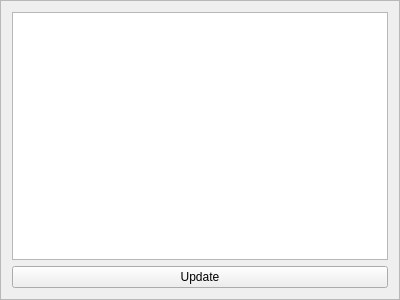
<?xml version="1.0" encoding="UTF-8"?>
<ui version="4.0">
 <class>HistogramList</class>
 <widget class="QFrame" name="HistogramList">
  <property name="geometry">
   <rect>
    <x>0</x>
    <y>0</y>
    <width>400</width>
    <height>300</height>
   </rect>
  </property>
  <property name="windowTitle">
   <string>Frame</string>
  </property>
  <property name="frameShape">
   <enum>QFrame::StyledPanel</enum>
  </property>
  <property name="frameShadow">
   <enum>QFrame::Raised</enum>
  </property>
  <layout class="QVBoxLayout" name="verticalLayout_2">
   <item>
    <layout class="QVBoxLayout" name="verticalLayout">
     <item>
      <widget class="QListView" name="listView"/>
     </item>
     <item>
      <widget class="QPushButton" name="pushButton">
       <property name="text">
        <string>Update</string>
       </property>
      </widget>
     </item>
    </layout>
   </item>
  </layout>
 </widget>
 <resources/>
 <connections/>
</ui>
